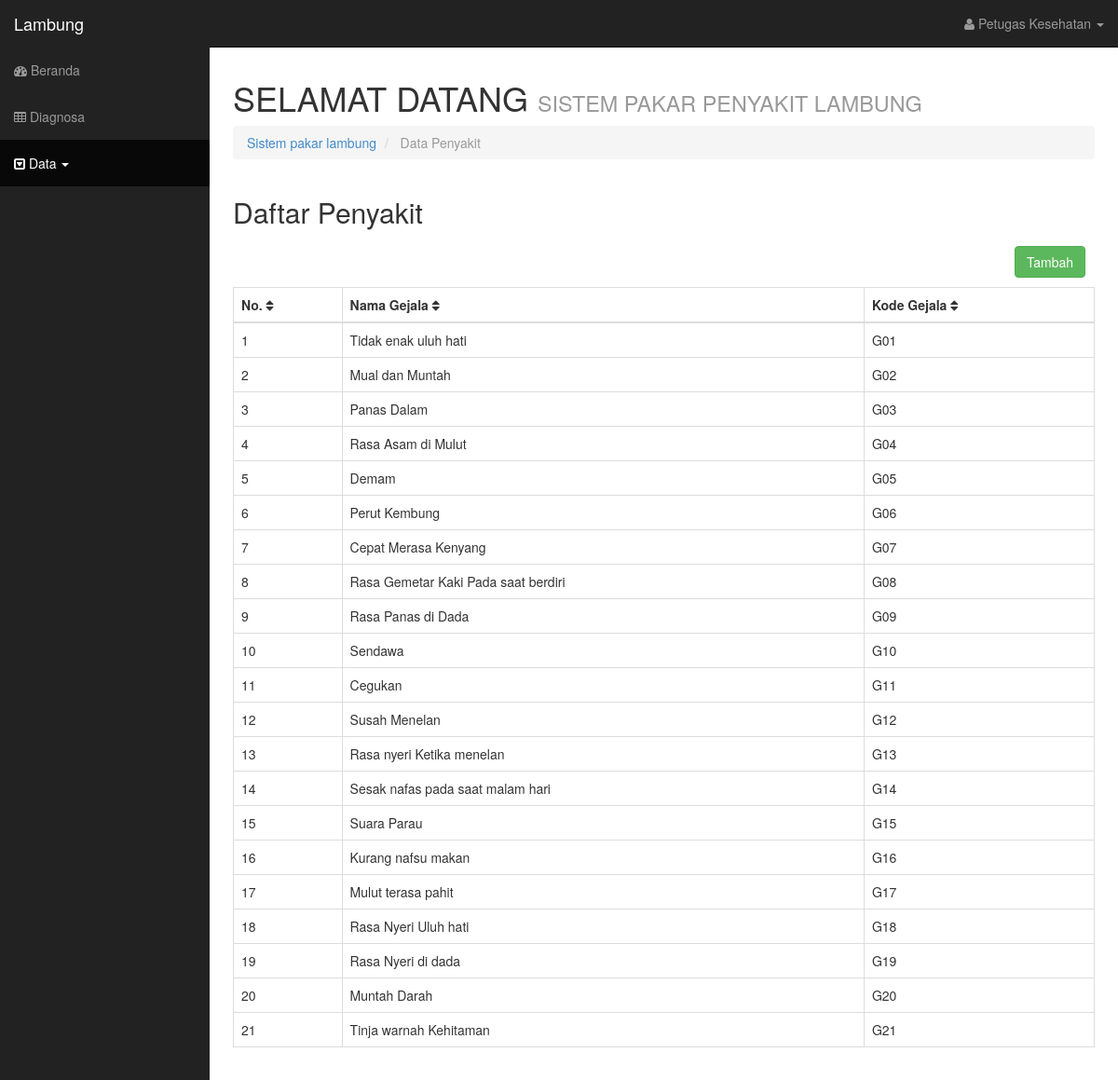
Page /index.php/data/gejala on the committed database.
### tables this page shows
CREATE TABLE `gejala` (
  `id_gejala` int(11) NOT NULL,
  `nama_gejala` varchar(50) NOT NULL,
  `kode_gejala` varchar(5) NOT NULL
);

### application/controllers/Data.php (called while the page is built, shortened)
<?php
class Data extends CI_Controller {
	function __construct(){
    $this->load->model('M_data', 'informasi');
  }
  function gejala()
	{
		$data['gejala'] = $this->informasi->get_data_gejala()->result_array();
		$this->load->view('pages/data_gejala', $data);
	}
}

### index.php (called while the page is built, shortened)
<?php
require_once BASEPATH.'core/CodeIgniter.php';

### application/models/M_data.php (called while the page is built, shortened)
<?php
class M_data extends CI_Model {
  function get_data_gejala() {
    $this->db->select('*');
    $this->db->from('gejala');
    return $this->db->get();
  }
}

### application/views/pages/data_gejala.php (the view, shortened to what this page needs)
<?php $this->load->view('header') ?>
<body>
	<div id="wrapper">
		<?php $this->load->view('navbar') ?>
		<div id="page-wrapper">
			<div class="row">
				<div class="col-lg-12">
					<h1>SELAMAT DATANG <small>SISTEM PAKAR PENYAKIT LAMBUNG</small></h1>
					<ol class="breadcrumb">
						<li><a href="index.html"><i class="icon-dashboard"></i> Sistem pakar lambung</a></li>
						<li class="active"><i class="icon-file-alt"></i> Data Penyakit</li>
					</ol>
				</div>
			</div>
			<div class="row">
				<div class="col-lg-12">
					<h2>Daftar Penyakit</h2>
					<button style="float: right; margin: 10px" class="btn btn-success" data-toggle="modal" data-target="#tambah">Tambah</button>
					<div class="table-responsive">
						<table class="table table-bordered table-hover tablesorter">
							<thead>
								<tr>
									<th>No. <i class="fa fa-sort"></i></th>
									<th>Nama Gejala <i class="fa fa-sort"></i></th>
									<th>Kode Gejala <i class="fa fa-sort"></i></th>
								</tr>
							</thead>
							<tbody>
								<?php $i=1; foreach($gejala as $b => $row) { ?>
									<tr>
										<td><?= $i++ ?></td>
										<td><?= $row['nama_gejala'] ?></td>
										<td><?= $row['kode_gejala'] ?></td>
									</tr>
								<?php } ?>
							</tbody>
						</table>
					</div>
				</div>
			</div>
		</div>
	</div>
</body>
</html>

### application/views/header.php (shortened to what this page needs)
<!DOCTYPE html>
<html lang="en">
  <head>
    <link href="<?php echo base_url();?>assets/css/bootstrap.css" rel="stylesheet">
    <link href="<?php echo base_url();?>assets/css/sb-admin.css" rel="stylesheet">
    <link rel="stylesheet" href="<?php echo base_url();?>assets/font-awesome/css/font-awesome.min.css">
  </head>

### application/views/navbar.php (shortened to what this page needs)
<nav class="navbar navbar-inverse navbar-fixed-top" role="navigation">
	<div class="navbar-header">
		<a class="navbar-brand" href="<?php echo base_url('Welcome');?>">Lambung</a>
	</div>
	<div class="collapse navbar-collapse navbar-ex1-collapse">
		<ul class="nav navbar-nav side-nav">
			<li id="beranda"><a href="<?php echo base_url('Welcome');?>"><i class="fa fa-dashboard"></i> Beranda</a></li>
			<li id="diagnosa"><a href="<?php echo base_url('Diagnosa');?>"><i class="fa fa-table"></i> Diagnosa</a></li>
			<li id="drop" class="dropdown">
				<a href="#" class="dropdown-toggle" data-toggle="dropdown"><i class="fa fa-caret-square-o-down"></i> Data <b
						class="caret"></b></a>
			</li>
		</ul>
		<ul class="nav navbar-nav navbar-right navbar-user">
			<li class="dropdown user-dropdown">
				<a href="#" class="dropdown-toggle" data-toggle="dropdown"><i class="fa fa-user"></i> Petugas Kesehatan <b
						class="caret"></b></a>
			</li>
		</ul>
	</div>
</nav>

### assets/css/sb-admin.css (style rules this page uses)
body { margin-top: 50px; }
#wrapper { padding-left: 0; }
#page-wrapper { width: 100%; padding: 5px 15px; }
table.tablesorter thead { cursor: pointer; }
@media (min-width:768px) { #wrapper { padding-left: 225px; } }
@media (min-width:768px) { #page-wrapper { padding: 15px 25px; } }
@media (min-width:768px) { .side-nav { margin-left: -225px; left: 225px; width: 225px; position: fixed; top: 50px; height: 100%; border-radius: 0; border: none; background-color: #222222; overflow-y: auto; } }
@media (min-width:768px) { .side-nav>li>a { width: 225px; } }
@media (min-width:768px) { .navbar-collapse { padding-left: 15px !important; padding-right: 15px !important; } }

### rows in the picture
gejala: nama_gejala "Tidak enak uluh hati", kode_gejala "G01"
gejala: nama_gejala "Mual dan Muntah", kode_gejala "G02"
gejala: nama_gejala "Panas Dalam", kode_gejala "G03"
gejala: nama_gejala "Rasa Asam di Mulut", kode_gejala "G04"
gejala: nama_gejala "Demam", kode_gejala "G05"
gejala: nama_gejala "Perut Kembung", kode_gejala "G06"
gejala: nama_gejala "Cepat Merasa Kenyang", kode_gejala "G07"
gejala: nama_gejala "Rasa Gemetar Kaki Pada saat berdiri", kode_gejala "G08"
gejala: nama_gejala "Rasa Panas di Dada", kode_gejala "G09"
gejala: nama_gejala "Sendawa", kode_gejala "G10"
gejala: nama_gejala "Cegukan", kode_gejala "G11"
gejala: nama_gejala "Susah Menelan", kode_gejala "G12"
gejala: nama_gejala "Rasa nyeri Ketika menelan", kode_gejala "G13"
gejala: nama_gejala "Sesak nafas pada saat malam hari", kode_gejala "G14"
gejala: nama_gejala "Suara Parau", kode_gejala "G15"
gejala: nama_gejala "Kurang nafsu makan", kode_gejala "G16"
gejala: nama_gejala "Mulut terasa pahit", kode_gejala "G17"
gejala: nama_gejala "Rasa Nyeri Uluh hati", kode_gejala "G18"
gejala: nama_gejala "Rasa Nyeri di dada", kode_gejala "G19"
gejala: nama_gejala "Muntah Darah", kode_gejala "G20"
gejala: nama_gejala "Tinja warnah Kehitaman", kode_gejala "G21"
